Frame 1 (no input): blank canvas, image omitted
Frame 60 (the mouse pressed at the canvas centre just before this capture): blank canvas, image omitted
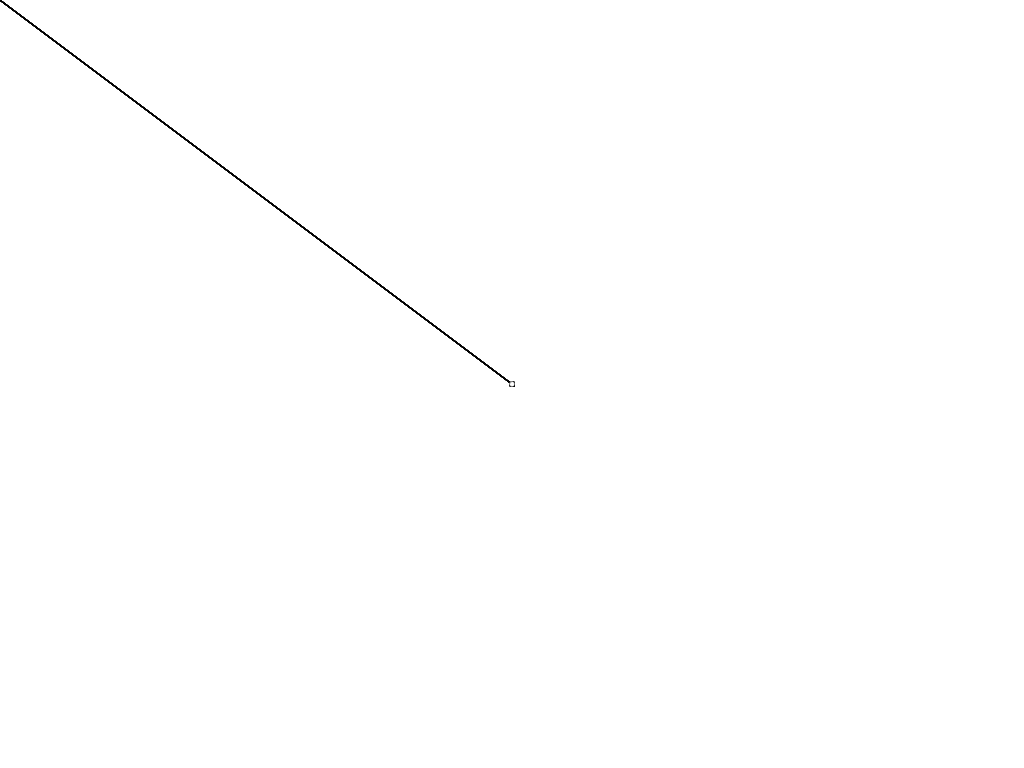
Frame 120 (the mouse held since frame 60 and released just before this capture)

The Processing sketch whose frames 1 and 60 were blank and that drew this single picture after the mouse press (run headless with seeded random() and noise(); from frame 60 on, the mouse is pressed at the canvas centre):

// Processing sketch: processing_27227
// ── processing_27227.pde

void setup() {
  size(1024, 768);
  background(255);
  smooth();
}

void draw() {
  stroke(0, 100);
  line(0, 0, mouseX, mouseY);
  
  // wenn die Maus gedrückt ist…
  if (mousePressed) {
    // zeichne eine ellipse an der Mausposition
    ellipse (mouseX, mouseY, 5, 5);
  }
}
